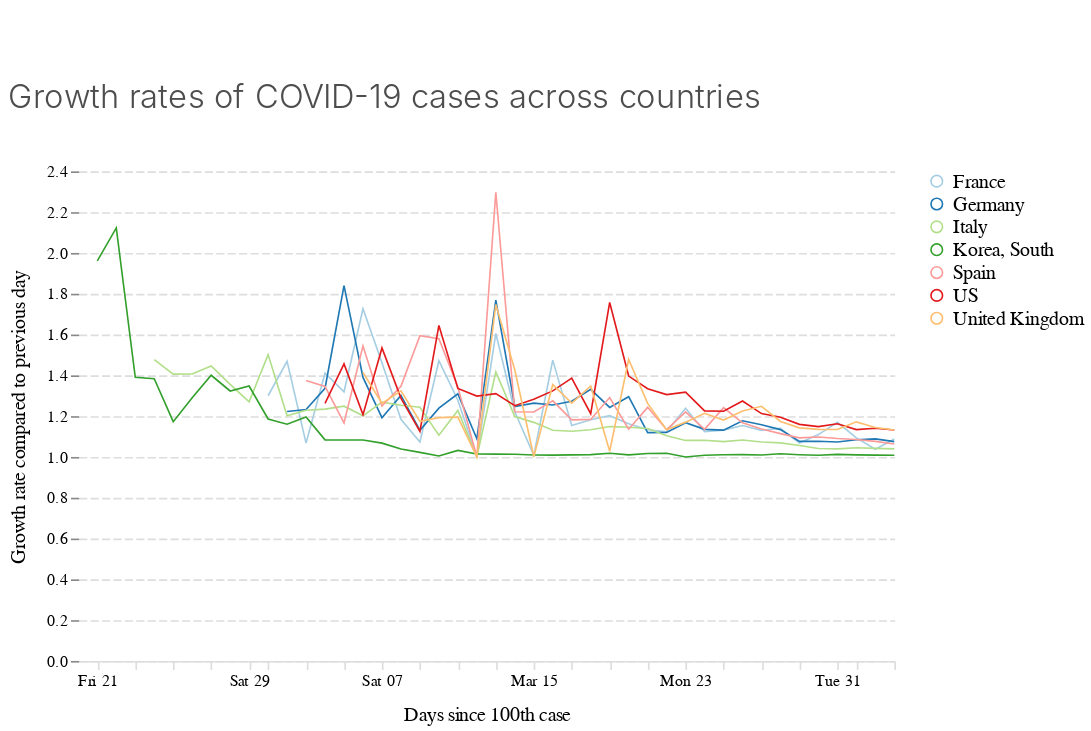

Source (notebook cell):
### Code cell
chart_growth_rates

### Figure 1 — Vega-Lite specification as saved in the notebook (floating-point values rounded to 4 significant figures; data arrays with more than 128 entries replaced by an {"elided": "..."} marker saying what was removed)
{"$schema": "https://vega.github.io/schema/vega-lite/v3.4.0.json", "config": {"area": {"fill": "#1696d2"}, "axisX": {"domain": true, "domainColor": "#DEDDDD", "domainDashOffset": 10, "domainWidth": 1, "grid": false, "labelAngle": 0, "labelFont": "Avenir", "labelFontSize": 10, "tickColor": "#DEDDDD", "titleFont": "Avenir", "titleFontSize": 12, "titleFontWeight": 400, "titlePadding": 10}, "axisY": {"domain": false, "domainDashOffset": 10, "grid": true, "gridColor": "#DEDDDD", "gridDash": [5, 2], "gridWidth": 1, "labelAngle": 0, "labelFont": "Avenir", "labelFontSize": 10, "titleFont": "Avenir", "titleFontSize": 12, "titleFontWeight": 400, "titlePadding": 10}, "bar": {"fill": "#1696d2", "strokeWidth": 0}, "guide-title": {"color": "Monospace", "font": "Avenir", "fontSize": 15}, "header": {"titleFontSize": 12, "titleFontWeight": 400}, "legend": {"labelFont": "Avenir", "labelFontSize": 12, "symbolSize": 50, "symbolType": "circle", "title": "", "titleFont": "Avenir", "titleFontSize": 12}, "line": {"color": "#1696d2", "stroke": "#1696d2", "strokeWidth": 1}, "path": {"stroke": "#1696d2"}, "point": {"filled": true}, "range": {"category": ["#a6cee3", "#1f78b4", "#b2df8a", "#33a02c", "#fb9a99", "#e31a1c", "#fdbf6f", "#ff7f00"], "diverging": ["#cfe8f3", "#a2d4ec", "#73bfe2", "#46abdb", "#1696d2", "#12719e"]}, "text": {"align": "right", "color": "#1696d2", "font": "Avenir", "fontSize": 12, "fontWeight": 400, "size": 11}, "title": {"anchor": "start", "color": "#4d4d4d", "font": "Avenir", "fontSize": 20, "fontWeight": 300, "lineHeight": 100, "offset": 30}, "trail": {"color": "#1696d2", "stroke": "#1696d2"}, "view": {"strokeWidth": 0}}, "data": {"name": "data-fe4c7adff4dd26612bf3f17be0ecc8e7"}, "datasets": {"data-fe4c7adff4dd26612bf3f17be0ecc8e7": {"elided": "249 records"}}, "encoding": {"color": {"field": "country", "type": "nominal"}, "x": {"field": "date", "title": "Days since 100th case", "type": "temporal"}, "y": {"field": "perc_growth", "title": "Growth rate compared to previous day", "type": "quantitative"}}, "height": 300, "mark": "line", "padding": {"bottom": 5, "left": 5, "right": 5, "top": 50}, "title": "Growth rates of COVID-19 cases across countries", "width": 500}
